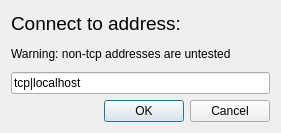
<?xml version="1.0" encoding="UTF-8"?>
<ui version="4.0">
 <class>connectDialog</class>
 <widget class="QDialog" name="connectDialog">
  <property name="geometry">
   <rect>
    <x>0</x>
    <y>0</y>
    <width>281</width>
    <height>133</height>
   </rect>
  </property>
  <property name="windowTitle">
   <string>Dialog</string>
  </property>
  <layout class="QVBoxLayout">
   <item>
    <widget class="QLabel" name="label">
     <property name="text">
      <string>&lt;html&gt;&lt;head&gt;&lt;meta name=&quot;qrichtext&quot; content=&quot;1&quot; /&gt;&lt;style type=&quot;text/css&quot;&gt;
p, li { white-space: pre-wrap; }
&lt;/style&gt;&lt;/head&gt;&lt;body style=&quot; font-family:'Sans Serif'; font-size:9pt; font-weight:400; font-style:normal;&quot;&gt;
&lt;p style=&quot; margin-top:0px; margin-bottom:0px; margin-left:0px; margin-right:0px; -qt-block-indent:0; text-indent:0px;&quot;&gt;&lt;span style=&quot; font-size:14pt;&quot;&gt;Connect to address:&lt;/span&gt;&lt;/p&gt;&lt;/body&gt;&lt;/html&gt;</string>
     </property>
    </widget>
   </item>
   <item>
    <widget class="QLabel" name="label_2">
     <property name="text">
      <string>Warning: non-tcp addresses are untested</string>
     </property>
    </widget>
   </item>
   <item>
    <widget class="QLineEdit" name="address">
     <property name="text">
      <string>tcp|localhost</string>
     </property>
    </widget>
   </item>
   <item>
    <widget class="QDialogButtonBox" name="buttonBox">
     <property name="orientation">
      <enum>Qt::Horizontal</enum>
     </property>
     <property name="standardButtons">
      <set>QDialogButtonBox::Cancel|QDialogButtonBox::Ok</set>
     </property>
    </widget>
   </item>
  </layout>
 </widget>
 <resources/>
 <connections>
  <connection>
   <sender>buttonBox</sender>
   <signal>accepted()</signal>
   <receiver>connectDialog</receiver>
   <slot>accept()</slot>
   <hints>
    <hint type="sourcelabel">
     <x>248</x>
     <y>254</y>
    </hint>
    <hint type="destinationlabel">
     <x>157</x>
     <y>274</y>
    </hint>
   </hints>
  </connection>
  <connection>
   <sender>buttonBox</sender>
   <signal>rejected()</signal>
   <receiver>connectDialog</receiver>
   <slot>reject()</slot>
   <hints>
    <hint type="sourcelabel">
     <x>316</x>
     <y>260</y>
    </hint>
    <hint type="destinationlabel">
     <x>286</x>
     <y>274</y>
    </hint>
   </hints>
  </connection>
 </connections>
</ui>
